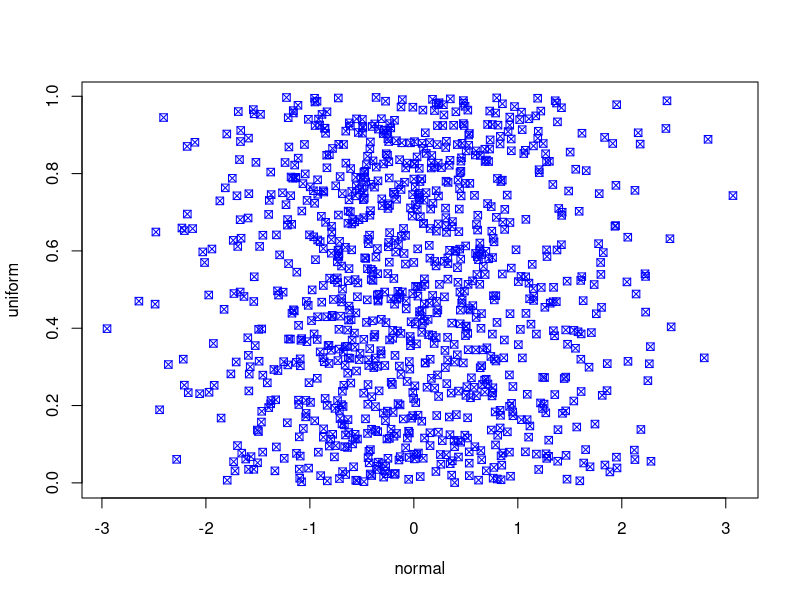

The R script that drew this image:
#Question 1
#Create a vector called x of 1000 random normal values (rnorm() function) and another vector called y with 1000 random uniform values (runif()). 
#Create a plot of x and y. Use pch value of 7, add labels to the x and y axis - "normal" and "uniform". Plot the points in color blue.

x= rnorm(1000)# Aman Kumar x contains 1000 random normal numbers for which we use rnorm(no of number we wnat) 

y=runif(1000)# y contains 1000 random uniform numbers for which we use runif(no of number we wnat)

plot(x,y,col="blue",pch=7,xlab = "normal",ylab = "uniform")#plot function plot the x and y which contains normal and uniform numbers
#in addition to it we use 'pch' to giving shape to symbols and 'col' to give colour to symbols
#xlab is used to give labels to x axis
#ylab to give labels to y axais

#Question 2(a)
#Write the expression in R to repeat x, y, and z as follows Repeat 6 times as follows
#"x" "y" "z" "x" "y" "z" "x" "y" "z" "x" "y" "z" "x" "y" "z" "x" "y" "z"

#ans:
repeat1= rep(factor(c('x','y','z')),6)#vector repeat1 keeps the following ouput;We use function rep for repition;inside rep function we use c() or combine function to combine xy and z;
#the rep function takes factor input so we use factor function on C(x,y,z) vector ;the second argument of rep is number of time to repeat.

repeat1#this gives the ouput or the elements in repeat1 function

# Question 2(b)  "x" "x" "x" "x" "x" "y" "y" "z" "z" "z"

repeat2= rep(factor(c('x','y','z')),c(5,2,3))#vector repeat2 keeps the following ouput;We use function rep for repition;inside rep function we use c() or combine function to combine xy and z;
#the rep function takes factor input so we use factor function on C(x,y,z) vector ;the second argument of rep is number of time to repeat for that we use c() or combine function with argumens as 5,2,3beacuse we want different output of each x,y,z.

repeat2#this gives the ouput or the elements in repeat1 function

